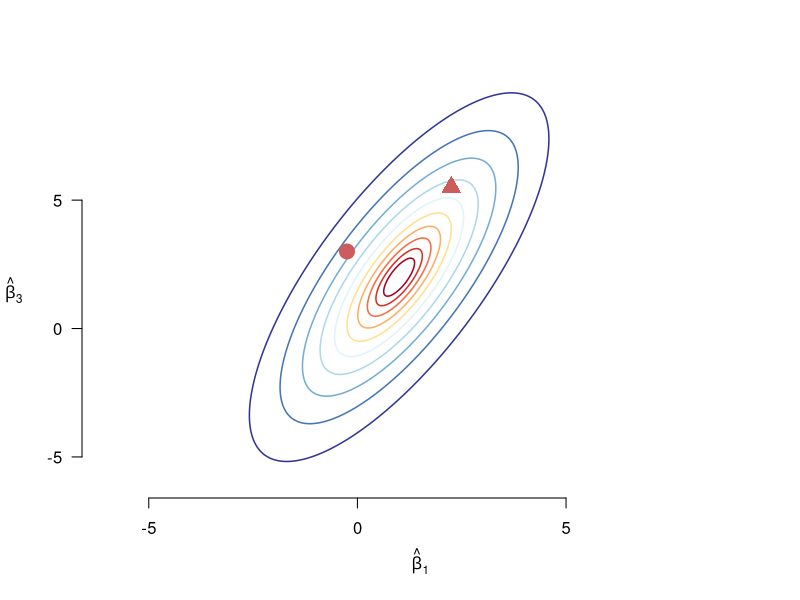

Reproduce this figure in R.
## ---- chunk 1
#| label: fig-wald
#| echo: false

mu <- c(1,2)
sig <- matrix(c(1, 1.5, 1.5, 4), 2)
bvnorm_contour <- function(val, mu, sigma) {
  sig_1 <- sqrt(sigma[1, 1])
  sig_2 <- sqrt(sigma[2, 2])
  rho <- sigma[1, 2]/(sig_1 * sig_2)
  lev <- -2 * log(val * 2 * pi * sig_1 * sig_2 * sqrt(1 - rho^2))
  theta <- seq(0, 2 * pi, length = 1000)
  v <- rbind(lev * cos(theta), lev * sin(theta))
  zz <- backsolve(chol(solve(sigma)), v) + mu
  return(t(zz))
}
k <- 10

my.cols <- rev(RColorBrewer::brewer.pal(k, "RdYlBu"))
dens.cols <- rev(RColorBrewer::brewer.pal(n = 4, name = "RdBu"))
plot(NA, xlim = c(-6, 9), ylim = c(-6, 9), xlab = expression(hat(beta)[1]), ylab = "", las = 1, bty = "n")
mtext(expression(hat(beta)[3]), side = 2, line = 3, las = 1)
levs <- seq(0.02, 0.1, length.out = k)
for (i in seq_along(levs)) {
  this_contour <- bvnorm_contour(val = levs[i], mu = mu, sigma = sig)
  lines(this_contour, col = my.cols[i], lwd = 1.5)
}
## ee <- eigen(solve(sig))
## segments(x0 = mu[1], x1 = ee$values[1] * (ee$vectors[1,1] + mu[1]),
##          y0 = mu[2], y1 = ee$values[1] * (ee$vectors[2,1] + mu[2]),
##          lwd = 2)
## segments(x0 = mu[1], x1 = ee$values[2] * (ee$vectors[1,2] + mu[1]),
##          y0 = mu[2], y1 = ee$values[2] * (ee$vectors[2,2] + mu[2]))

pts <- cbind(c(-0.25, 2.25), c(3, 5.5))

points(pts, pch = c(19, 17), cex = 2, col = "indianred")

## plot(NA, xlim = c(-6, 9), ylim = c(-6, 9), xlab = expression(hat(beta)[1]), ylab = "", las = 1, bty = "n")
## mtext(expression(hat(beta)[3]), side = 2, line = 3, las = 1)
## levs <- seq(0.02, 0.1, length.out = k)
## for (i in seq_along(levs)) {
##   lev_trans <- levs[i] * 2 * sqrt(1 - 0.75^2)
##   this_contour <- bvnorm_contour(val = lev_trans, mu = c(0,0), sigma = diag(2))
##   lines(this_contour, col = my.cols[i], lwd = 1.5)
## }

## D <- diag(sqrt(ee$values))
## pts_trans <- sweep(pts, 2, mu) %*% D %*% t(ee$vectors)
## points(pts_trans, pch = c(19, 17), cex = 2, col = "indianred")

## ---- chunk 2
qchisq(p = 0.95, df = 2)
## ---- chunk 3
qf(0.95, df1 = 2, df2 = 100 - 4)
